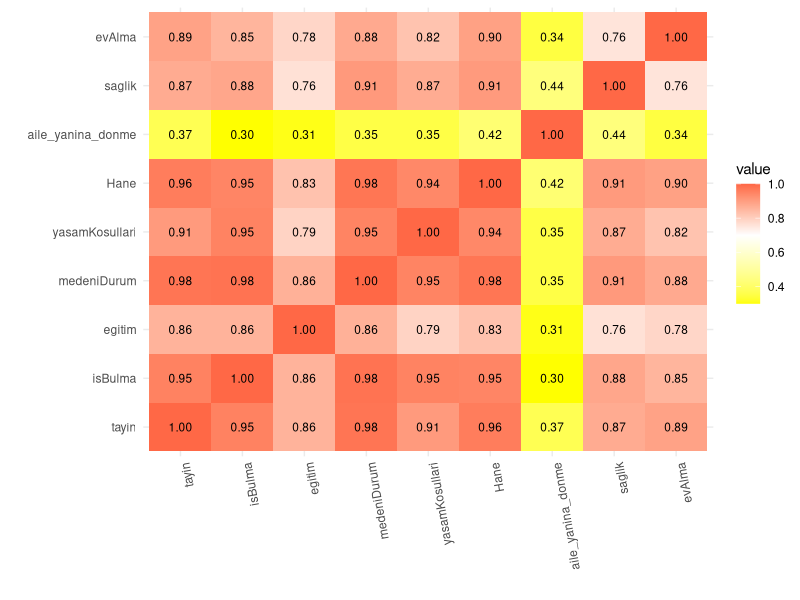
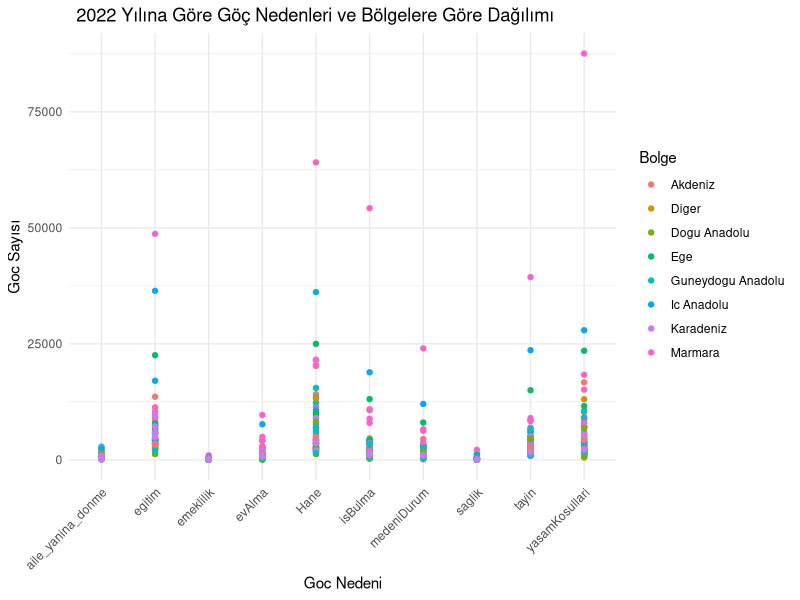
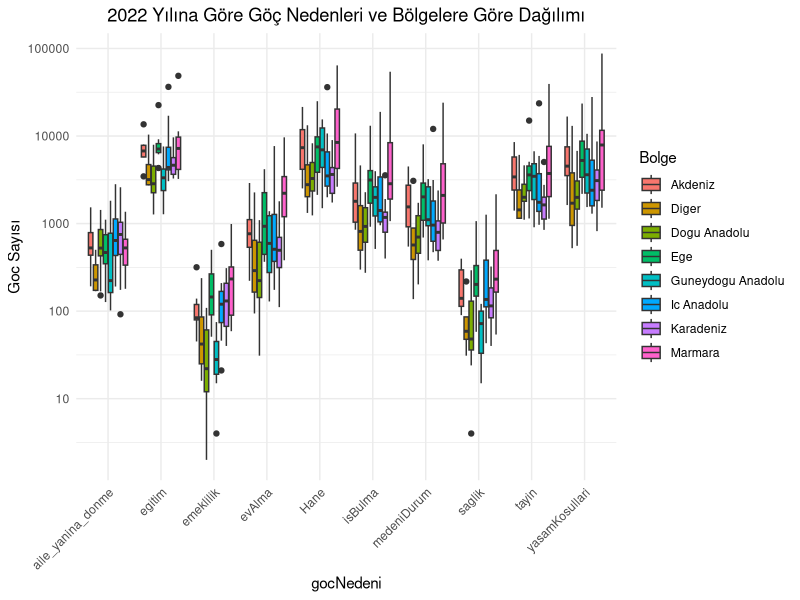
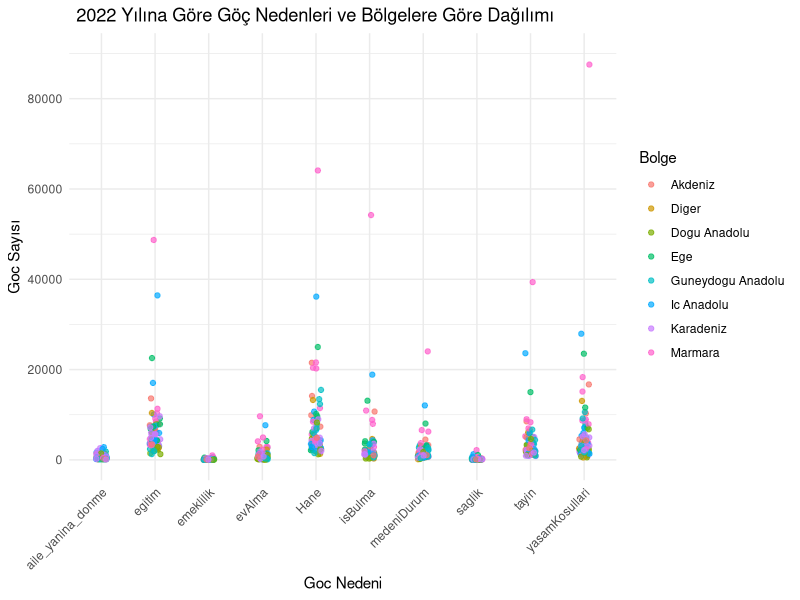
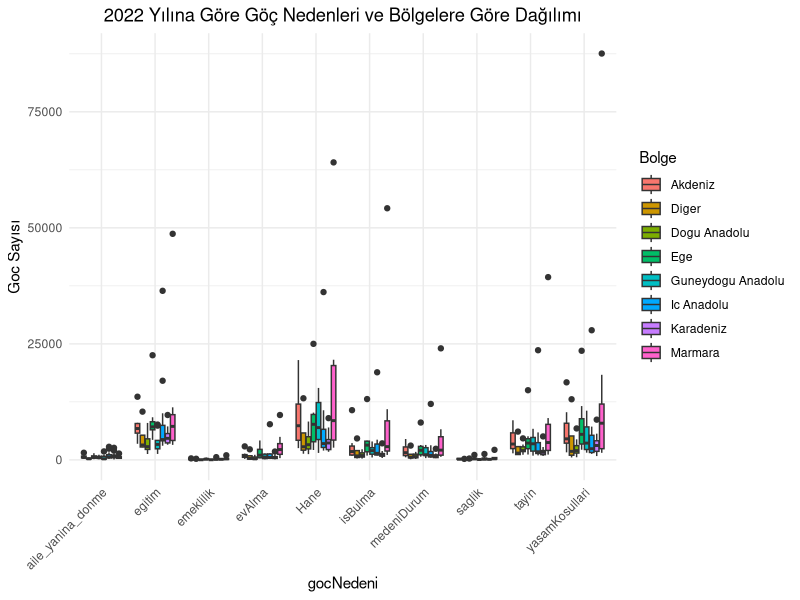

Recreate these plots in R, in order.
## ---- chunk 1

library(readxl)
library(ggplot2)
library(tidyverse)
library(dplyr)
library(knitr)
library(ggrepel)
library(reshape2)
library(gridExtra)
## ---- chunk 2
##exceldosyasını okuma
alinan_goc <- read_excel("goc_etme_nedenine_illerin_aldigi_goc.xlsx")
## ---- chunk 3
##veri setinin ilk bir kaç satırını gösterme
head(alinan_goc)
## ---- chunk 4
##cor() fonksiyonu kullanılarak alinan_goc veri setindeki belirli sütunlar arasındaki korelasyonlar hesaplanır.
# Korelasyon matrisini hesapla
##cor() fonksiyonu, alinan_goc veri setindeki 3. sütundan 11. sütuna kadar olan sütunlardaki değişkenler arasındaki korelasyonları hesaplar. use = "complete.obs" argümanı, eksik değerleri içeren gözlemleri hesaplama işleminden çıkarır.
correlation_matrix <- cor(alinan_goc[, c(3:11)], use = "complete.obs")
melted_corr_matrix <- melt(correlation_matrix)
##Daha sonra, melt() fonksiyonu kullanılarak korelasyon matrisi eritilir
##melted_corr_matrix <- melt(correlation_matrix) ggplot2 paketi kullanılarak korelasyon matrisi görselleştirilir. 
##geom_tile() fonksiyonu ile korelasyon matrisi, renkli kareler olarak gösterilir. geom_text() fonksiyonu ile her karenin içine korelasyon değerleri yazdırılır. 
##labs() fonksiyonu ile x ve y eksenlerine etiketler eklenir. guides() fonksiyonu ile renk gradyanı için bir renk skalası eklenebilir. Son olarak, theme() fonksiyonları ile grafik stili ayarlanır.
# Ve Korelasyon matrisini görselleştirilir
ggplot(melted_corr_matrix, aes(Var1, Var2, fill = value)) +
  geom_tile() + 
   geom_text(aes(label = sprintf("%.2f", value)), color = "black", size = 3) +
  labs(x = " ", y = " ") + 
  guides(color = guide_legend(title = "Değer")) + 
  scale_fill_gradient2(low = "yellow", high = "red", mid = "white", midpoint = 0.7) +
  theme_minimal() +
  theme(axis.text.x = element_text(angle = 100, hjust = 1))
## ---- chunk 5
##alinan_goc veri çerçevesindeki veriyi daha "düzenli" bir formata dönüştürür ve new_tidy_data adında yeni bir veri seti oluşturur. Buradaki amaç, veriyi daha analiz edilebilir hale getirmek ve veri işleme sürecini kolaylaştırmaktır
##pivot_longer() fonksiyonu kullanılarak, veri çerçevesindeki sütunlar uzun formata dönüştürülür. Yani, her bir göç nedeni bir sütun yerine, il ve yil sütunları sabit kalacak şekilde, diğer sütunlar göç nedeni ve göç sayısı olacak şekilde yeniden yapılandırılır
##cols = -c(il, yil): il ve yil sütunları dışındaki tüm sütunlar işleme alınır names_to = "gocNedeni": Sütun adları, "gocNedeni" adında yeni bir sütuna dönüştürülür.
##mutate() fonksiyonu kullanılarak, "gocNedeni" sütunu karakter veri tipine dönüştürülür
##head() fonksiyonu kullanılarak, yeni oluşturulan new_tidy_data veri çerçevesinin ilk altı satırı ekrana yazdırılır

new_tidy_data <- alinan_goc %>%
  pivot_longer(cols = -c(il, yil), names_to = "gocNedeni", values_to = "gocSayisi") %>%
  mutate(gocNedeni = as.character(gocNedeni))
head(new_tidy_data)
## ---- chunk 6
##veri setindeki sütun adlarını döndürür
colnames(new_tidy_data)

## ---- chunk 7
##new_tidy_data veri setindeki her sütundaki eksik değerlerin sayısını hesaplama
colSums(is.na(new_tidy_data))
## ---- chunk 8
##new_tidy_data veri setinde herhangi bir eksik değer olup olmadığını kontrol eder.
##any(): Bu fonksiyon, bir vektör veya matrisin herhangi bir elemanının belirtilen koşulu sağlayıp sağlamadığını kontrol eder. 
any(is.na(new_tidy_data))
## ---- chunk 9
##data setinin yapısını özetleme
str(new_tidy_data)
## ---- chunk 10
##new_tidy_data veri setindeki tekrarlanan satırların sayısını hesaplar.
sum(duplicated(new_tidy_data))
## ---- chunk 11
##new_tidy_data veri setindeki "gocSayisi" adlı sütunun özet istatistikleri hesaplanır
summary(new_tidy_data$gocSayisi)
## ---- chunk 12
##new_tidy_data veri setindeki verileri gocSayisi sütununa göre sıralama ve ilk altı satırını ekrana yazdırma
new_tidy_data %>% arrange(gocSayisi) %>% head()
## ---- chunk 13
##new_tidy_data veri setindeki verileri gocSayisi sütununa göre azalan sıraya göre sıralama ve ilk altı satırını ekrana yazdırma
new_tidy_data %>% arrange(desc(gocSayisi)) %>% head()
## ---- chunk 14
## new_tidy_data veri setindeki veriler arasından gocSayisi sütunundaki en yüksek 10 değerigösterme
new_tidy_data %>% top_n(10, gocSayisi)
## ---- chunk 15
##new_tidy_data veri setindeki toplam göç sayısını hesaplamak için bir fonksiyon tanımlar.
toplam_goc_sayisi <- function(new_tidy_data, il, yil) {
  toplam <- sum(new_tidy_data$gocSayisi[new_tidy_data$il == il & new_tidy_data$yil == yil])
  return(toplam)
}
##belirtilen il ve yıl için new_tidy_data veri çerçevesindeki göç sayılarını filtreler ve toplama 
# Örneğin, Adana'daki 2022 yılındaki toplam göç sayısını bulmak için:
print(paste("Adana'da 2022 yılındaki toplam goc sayısı:", toplam_goc_sayisi(new_tidy_data, "Adana", 2022)))
print(paste("İstanbul'da 2022 yılındaki toplam goc sayısı:", toplam_goc_sayisi(new_tidy_data, "Istanbul", 2019)))
## ---- chunk 16
##new_tidy_data veri setinde 2022 yılında en yüksek göç sayısı ve göç nedenini yazdırma
max_goc_2022 <- new_tidy_data %>% 
  filter(yil == 2022) %>%
  select(gocSayisi, gocNedeni) %>%
  filter(gocSayisi == max(gocSayisi))

print(max_goc_2022)
## ---- chunk 17
min_goc_2022 <- new_tidy_data %>% 
  filter(yil == 2022) %>%
  select(gocSayisi, gocNedeni) %>%
  filter(gocSayisi == min(gocSayisi))

print(min_goc_2022)
## ---- chunk 18
new_tidy_data <- new_tidy_data %>%
  mutate(bolge = case_when(
    il %in% c("Istanbul", "Bursa", "Kocaeli", "Tekirdag","Balikesir","Canakkale","Bilecik","Edirne","Kirklareli","Sakarya","Yalova") ~ "Marmara",
    il %in% c("Izmir", "Aydin", "Manisa","Afyonkarahisar","Denizli","Kutahya","Manisa","Mugla","Usak") ~ "Ege",
    il %in% c("Ankara", "Konya", "Eskisehir","Cankiri","Corum","Kayseri","Kirsehir
","Konya","Nevsehir","Nigde","Sivas","Yozgat","Aksaray","Karaman","Kirikkale") ~ "Ic Anadolu",
    il %in% c("Artvin", "Giresun", "Ordu","Rize","Sinop","Tokat","Trabzon","Zonguldak","Amasya","Bolu","Gumushane","Kastamonu","Samsun","Sinop","Bayburt
","Bartin","Karabuk","Duzce") ~ "Karadeniz",
    il %in% c("Adana", "Antalya","Burdur","Hatay","Isparta","Kahramanmaras","Osmaniye") ~ "Akdeniz",
    il %in% c("Adiyaman","Diyarbakir","Gaziantep","Mardin","Siirt","Sanliurfa","Batman","Sirnak","Kilis") ~ "Guneydogu Anadolu",
    il %in% c("Agri","Bingol","Bitlis","Elazig","Erzincan","Erzurum","Hakkari","Kars","Malatya","Muş","Tunceli","Van","Ardahan","Igdir") ~ "Dogu Anadolu",
    TRUE ~ "Diger" # Diğer bölgelere dahil olan iller için bir kategori belirleyin
  ))

ggplot(new_tidy_data %>% filter(yil == 2022), aes(gocNedeni, gocSayisi, color = bolge)) +
  geom_point() +
  labs(title = "2022 Yılına Göre Göç Nedenleri ve Bölgelere Göre Dağılımı",
       x = "Goc Nedeni",
       y = "Goc Sayısı",
       color = "Bolge") +
  
  theme_minimal() +
  theme(plot.title = element_text(hjust = 0.10),
        axis.text.x = element_text(angle = 45, hjust = 1))  # X eksenindeki etiketleri 45 derece döndür
## ---- chunk 19
new_tidy_data <- new_tidy_data %>%
  mutate(bolge = case_when(
    il %in% c("Istanbul", "Bursa", "Kocaeli", "Tekirdag","Balikesir","Canakkale","Bilecik","Edirne","Kirklareli","Sakarya","Yalova") ~ "Marmara",
    il %in% c("Izmir", "Aydin", "Manisa","Afyonkarahisar","Denizli","Kutahya","Manisa","Mugla","Usak") ~ "Ege",
    il %in% c("Ankara", "Konya", "Eskisehir","Cankiri","Corum","Kayseri","Kirsehir
","Konya","Nevsehir","Nigde","Sivas","Yozgat","Aksaray","Karaman","Kirikkale") ~ "Ic Anadolu",
    il %in% c("Artvin", "Giresun", "Ordu","Rize","Sinop","Tokat","Trabzon","Zonguldak","Amasya","Bolu","Gumushane","Kastamonu","Samsun","Sinop","Bayburt
","Bartin","Karabuk","Duzce") ~ "Karadeniz",
    il %in% c("Adana", "Antalya","Burdur","Hatay","Isparta","Kahramanmaras","Osmaniye") ~ "Akdeniz",
    il %in% c("Adiyaman","Diyarbakir","Gaziantep","Mardin","Siirt","Sanliurfa","Batman","Sirnak","Kilis") ~ "Guneydogu Anadolu",
    il %in% c("Agri","Bingol","Bitlis","Elazig","Erzincan","Erzurum","Hakkari","Kars","Malatya","Muş","Tunceli","Van","Ardahan","Igdir") ~ "Dogu Anadolu",
    TRUE ~ "Diger" # Diğer bölgelere dahil olan iller için bir kategori belirleyin
  ))
ggplot(new_tidy_data %>% filter(yil == 2022), aes(x = gocNedeni, y = gocSayisi, fill = bolge)) +
  geom_boxplot() +
  labs(title = "2022 Yılına Göre Göç Nedenleri ve Bölgelere Göre Dağılımı",
       x = "gocNedeni",
       y = "Goc Sayısı",
       fill = "Bolge") +
  theme_minimal() +
  theme(plot.title = element_text(hjust = 0.5),
        axis.text.x = element_text(angle = 45, hjust = 1))+
 scale_y_continuous(trans = 'log10', labels = function(x) format(x, scientific = FALSE))  # Y eksenini logaritmik ölçekleme yaparak ayarla
## ---- chunk 20
new_tidy_data <- new_tidy_data %>%
  mutate(bolge = case_when(
    il %in% c("Istanbul", "Bursa", "Kocaeli", "Tekirdag","Balikesir","Canakkale","Bilecik","Edirne","Kirklareli","Sakarya","Yalova") ~ "Marmara",
    il %in% c("Izmir", "Aydin", "Manisa","Afyonkarahisar","Denizli","Kutahya","Manisa","Mugla","Usak") ~ "Ege",
    il %in% c("Ankara", "Konya", "Eskisehir","Cankiri","Corum","Kayseri","Kirsehir
","Konya","Nevsehir","Nigde","Sivas","Yozgat","Aksaray","Karaman","Kirikkale") ~ "Ic Anadolu",
    il %in% c("Artvin", "Giresun", "Ordu","Rize","Sinop","Tokat","Trabzon","Zonguldak","Amasya","Bolu","Gumushane","Kastamonu","Samsun","Sinop","Bayburt
","Bartin","Karabuk","Duzce") ~ "Karadeniz",
    il %in% c("Adana", "Antalya","Burdur","Hatay","Isparta","Kahramanmaras","Osmaniye") ~ "Akdeniz",
    il %in% c("Adiyaman","Diyarbakir","Gaziantep","Mardin","Siirt","Sanliurfa","Batman","Sirnak","Kilis") ~ "Guneydogu Anadolu",
    il %in% c("Agri","Bingol","Bitlis","Elazig","Erzincan","Erzurum","Hakkari","Kars","Malatya","Muş","Tunceli","Van","Ardahan","Igdir") ~ "Dogu Anadolu",
    TRUE ~ "Diger" # Diğer bölgelere dahil olan iller için bir kategori belirleyin
  ))
ggplot(new_tidy_data %>% filter(yil == 2022), aes(gocNedeni, gocSayisi, color = bolge)) +
  geom_jitter(width = 0.1, height = 0.1,alpha = 0.7) +  # Jittering ile daha fazla aralık
  labs(title = "2022 Yılına Göre Göç Nedenleri ve Bölgelere Göre Dağılımı",
       x = "Goc Nedeni",
       y = "Goc Sayısı",
       color = "Bolge") +
  scale_y_continuous(limits = c(2, max(90000)), breaks = seq(0, max(new_tidy_data$gocSayisi), by = 20000)) +  # Y ekseni aralığını ve etiketlerini ayarla
  theme_minimal() +
  theme(plot.title = element_text(hjust = 0.10),
        axis.text.x = element_text(angle = 45, hjust = 1))  # X eksenindeki etiketleri 45 derece döndür
## ---- chunk 21
new_tidy_data <- new_tidy_data %>%
  mutate(bolge = case_when(
    il %in% c("Istanbul", "Bursa", "Kocaeli", "Tekirdag","Balikesir","Canakkale","Bilecik","Edirne","Kirklareli","Sakarya","Yalova") ~ "Marmara",
    il %in% c("Izmir", "Aydin", "Manisa","Afyonkarahisar","Denizli","Kutahya","Manisa","Mugla","Usak") ~ "Ege",
    il %in% c("Ankara", "Konya", "Eskisehir","Cankiri","Corum","Kayseri","Kirsehir
","Konya","Nevsehir","Nigde","Sivas","Yozgat","Aksaray","Karaman","Kirikkale") ~ "Ic Anadolu",
    il %in% c("Artvin", "Giresun", "Ordu","Rize","Sinop","Tokat","Trabzon","Zonguldak","Amasya","Bolu","Gumushane","Kastamonu","Samsun","Sinop","Bayburt
","Bartin","Karabuk","Duzce") ~ "Karadeniz",
    il %in% c("Adana", "Antalya","Burdur","Hatay","Isparta","Kahramanmaras","Osmaniye") ~ "Akdeniz",
    il %in% c("Adiyaman","Diyarbakir","Gaziantep","Mardin","Siirt","Sanliurfa","Batman","Sirnak","Kilis") ~ "Guneydogu Anadolu",
    il %in% c("Agri","Bingol","Bitlis","Elazig","Erzincan","Erzurum","Hakkari","Kars","Malatya","Muş","Tunceli","Van","Ardahan","Igdir") ~ "Dogu Anadolu",
    TRUE ~ "Diger" # Diğer bölgelere dahil olan iller için bir kategori belirleyin
  ))
ggplot(new_tidy_data %>% filter(yil == 2022), aes(x = gocNedeni, y = gocSayisi, fill = bolge)) +
  geom_boxplot() +
  labs(title = "2022 Yılına Göre Göç Nedenleri ve Bölgelere Göre Dağılımı",
       x = "gocNedeni",
       y = "Goc Sayısı",
       fill = "Bolge") +
  theme_minimal() +
  theme(plot.title = element_text(hjust = 0.5),
        axis.text.x = element_text(angle = 45, hjust = 1))
